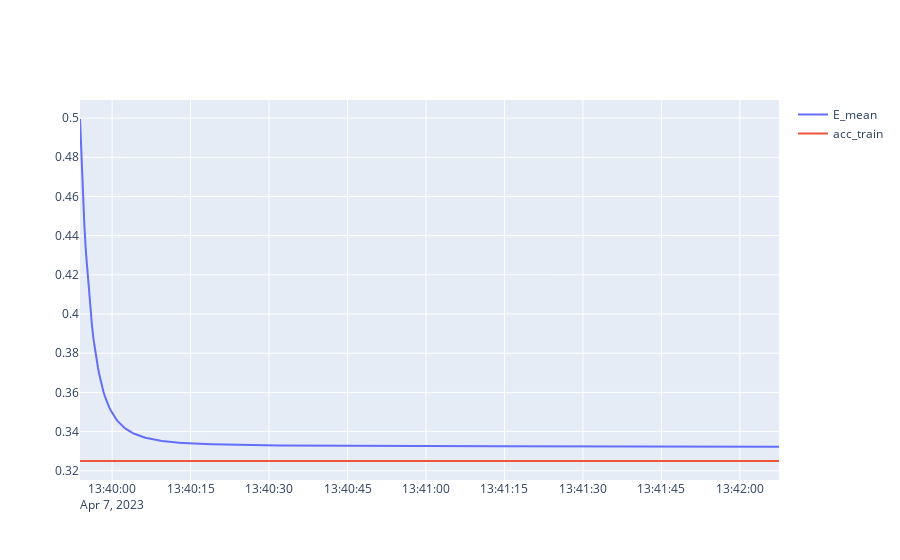

Here is the notebook cell this chart was saved with:
### Code cell
fig = go.Figure([
    go.Scatter(
        x=df_stats['start'],
        y=df_stats['E_mean'],
        name='E_mean'
    ),
    go.Scatter(
        x=df_stats['start'],
        y=df_stats['acc_train'],
        name='acc_train'
    )
])

fig.show()

### Figure 1 — Plotly figure (JSON) as saved in the notebook; plotly's stock layout.template omitted (floating-point values rounded to 4 significant figures; data arrays with more than 128 entries replaced by an {"elided": "..."} marker saying what was removed)
{"data": [{"name": "E_mean", "type": "scatter", "x": {"elided": "500 str values"}, "y": {"elided": "500 float values"}}, {"name": "acc_train", "type": "scatter", "x": {"elided": "500 str values"}, "y": {"elided": "500 float values"}}], "layout": {}}
